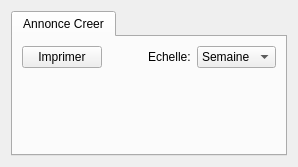
      <widget class="QWidget" name="tab_statistiques_annonces">
       <attribute name="title">
        <string>Statistiques</string>
       </attribute>
       <layout class="QVBoxLayout" name="verticalLayout_21">
        <item>
         <widget class="QTabWidget" name="tabWidget_3">
          <property name="currentIndex">
           <number>0</number>
          </property>
          <widget class="QWidget" name="tab_annonce_creer">
           <attribute name="title">
            <string>Annonce Creer</string>
           </attribute>
           <layout class="QVBoxLayout" name="verticalLayout_25">
            <item>
             <layout class="QHBoxLayout" name="horizontalLayout_23">
              <item>
               <widget class="QPushButton" name="pushButton">
                <property name="text">
                 <string>Imprimer</string>
                </property>
               </widget>
              </item>
              <item>
               <spacer name="horizontalSpacer_9">
                <property name="orientation">
                 <enum>Qt::Horizontal</enum>
                </property>
                <property name="sizeHint" stdset="0">
                 <size>
                  <width>40</width>
                  <height>20</height>
                 </size>
                </property>
               </spacer>
              </item>
              <item>
               <widget class="QLabel" name="label_34">
                <property name="text">
                 <string>Echelle:</string>
                </property>
               </widget>
              </item>
              <item>
               <widget class="QComboBox" name="echelle">
                <item>
                 <property name="text">
                  <string>Semaine</string>
                 </property>
                </item>
                <item>
                 <property name="text">
                  <string>Mois</string>
                 </property>
                </item>
                <item>
                 <property name="text">
                  <string>Annee</string>
                 </property>
                </item>
               </widget>
              </item>
             </layout>
            </item>
            <item>
             <widget class="QWidget" name="bar_chart" native="true">
              <property name="sizePolicy">
               <sizepolicy hsizetype="Expanding" vsizetype="Expanding">
                <horstretch>0</horstretch>
                <verstretch>0</verstretch>
               </sizepolicy>
              </property>
              <layout class="QHBoxLayout" name="horizontalLayout_4">
               <property name="topMargin">
                <number>20</number>
               </property>
              </layout>
             </widget>
            </item>
            <item>
             <spacer name="verticalSpacer_5">
              <property name="orientation">
               <enum>Qt::Vertical</enum>
              </property>
              <property name="sizeType">
               <enum>QSizePolicy::MinimumExpanding</enum>
              </property>
              <property name="sizeHint" stdset="0">
               <size>
                <width>20</width>
                <height>40</height>
               </size>
              </property>
             </spacer>
            </item>
           </layout>
          </widget>
         </widget>
        </item>
       </layout>
      </widget>
